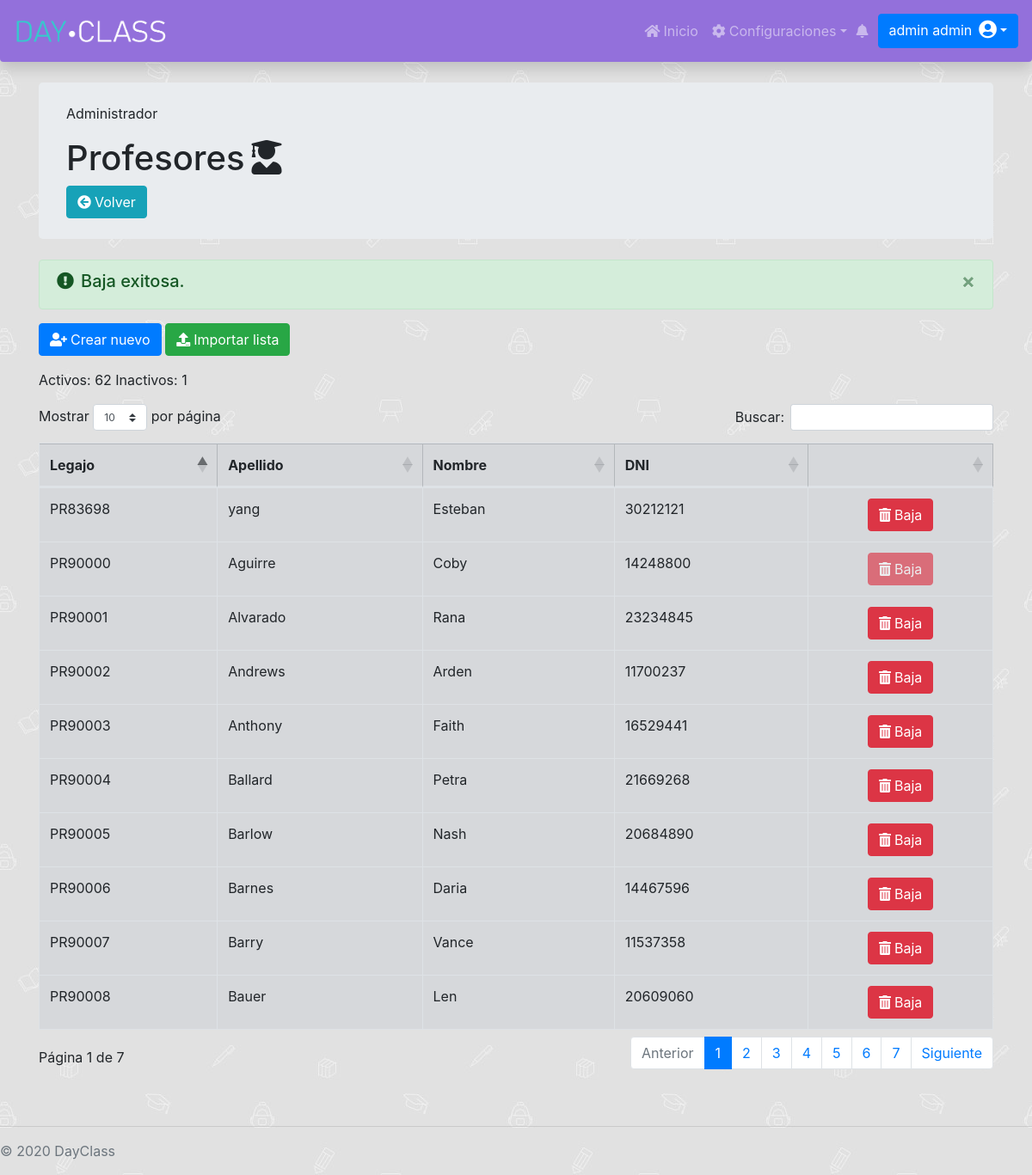
/Administrador/ConfiguracionSistema/Profesores/configProf.php?resultado=3 (signed in), run on the app's committed database.
### tables this page shows
CREATE TABLE `profesor` (
  `id` int(11) NOT NULL AUTO_INCREMENT,
  `apellidoProf` varchar(255) DEFAULT NULL,
  `contraseniaProf` varchar(255) DEFAULT NULL,
  `dniProf` int(11) NOT NULL,
  `emailProf` varchar(255) DEFAULT NULL,
  `fechaAltaProf` date DEFAULT NULL,
  `fechaBajaProf` date DEFAULT NULL,
  `fechaNacProf` date DEFAULT NULL,
  `legajoProf` varchar(255) NOT NULL,
  `nombreProf` varchar(255) DEFAULT NULL,
  `permiso_id` int(11) DEFAULT NULL,
  PRIMARY KEY (`id`),
  KEY `FK62q9qdgk50ph2cra8pt464rpp` (`permiso_id`)
);

### Administrador/ConfiguracionSistema/Profesores/configProf.php (the view, shortened to what this page needs)
<link rel="stylesheet" href="https://cdnjs.cloudflare.com/ajax/libs/twitter-bootstrap/4.1.3/css/bootstrap.css">
<link rel="stylesheet" href="https://cdn.datatables.net/1.10.21/css/dataTables.bootstrap4.min.css">
<div class="container">
    <div class="jumbotron my-4 py-4">
        <p class="card-text">Administrador</p>
        <h1>Profesores<i class="fa fa-user-graduate ml-2"></i></h1>
        <a href="../../index.php" class="btn btn-info"><i class="fa fa-arrow-circle-left mr-1"></i>Volver</a>
    </div>
    <?php
    if(isset($_GET["resultado"])){
        switch ($_GET["resultado"]) {
                 case 3:
                    echo "<div class='alert alert-success alert-dismissible fade show' role='alert'>
                            <h5><i class='fa fa-exclamation-circle mr-2'></i>Baja exitosa.</h5>
                            <button type='button' class='close' data-dismiss='alert' aria-label='Close'>
                            <span aria-hidden='true'>&times;</span>
                            </button>
                        </div>";
                    break;
        }
    }
    ?>
    <div class="my-3">
        <button class="btn btn-primary" data-toggle="modal" data-target="#staticBackdrop"><i class="fa fa-user-plus mr-1"></i>Crear nuevo</button>
        <button class="btn btn-success" data-toggle="modal" data-target="#staticBackdrop1"><i class="fa fa-upload mr-1"></i>Importar lista</button>
    </div>
    <?php
        include "../../../databaseConection.php";
        $cantidadActivos = $con->query("SELECT id FROM profesor WHERE fechaBajaProf IS NULL")->num_rows;
        $cantidadInactivos = $con->query("SELECT id FROM profesor WHERE fechaBajaProf IS NOT NULL")->num_rows;
    ?>
    <div class="mb-2">
        <label><?php echo "Activos: ".$cantidadActivos." Inactivos: ".$cantidadInactivos ?></label>
    </div>
    <div class="mb-4 table-responsive">
        <table id="dataTable" class="table table-secondary table-bordered table-hover">
            <thead>
                <th>Legajo</th>
                <th>Apellido</th>
                <th>Nombre </th>
                <th>DNI</th>
                <th></th>
            </thead>
            <tbody>
                <?php
                $currentDate = date('Y-m-d');
                $consulta1 = $con->query("SELECT `apellidoProf`,`nombreProf`,`legajoProf`,`dniProf`, `id`, `fechaBajaProf` FROM `profesor` ORDER by apellidoProf ASC");
                while ($resultado1 = $consulta1->fetch_assoc()) {
                    $id_prof = $resultado1["id"];
                    if($resultado1["fechaBajaProf"] == NULL || $resultado1["fechaBajaProf"] == ""){
                        $selectCargosPorfesor = $con->query("SELECT * FROM `cargoprofesor`, profesor WHERE profesor.id = '$id_prof' AND profesor.id = cargoprofesor.profesor_id AND cargoprofesor.fechaDesdeCargo <= '$currentDate' AND cargoprofesor.fechaHastaCargo IS NULL");
                        if(($selectCargosPorfesor->num_rows) == 0){
                            $urlBaja = 'bajaProf.php?id='.$resultado1["id"];
                            echo "<tr>
                            <td>" . $resultado1['legajoProf'] . "</td>
                            <td>" . $resultado1['apellidoProf'] . "</td>
                            <td>" . $resultado1['nombreProf'] . "</td>
                            <td>" . $resultado1['dniProf'] . "</td>
                            <td class='text-center'><a class='btn btn-danger' onclick='return confirmDelete()' href='$urlBaja'><i class='fa fa-trash mr-1'></i>Baja</a></td>
                            </tr>";
                        }else{
                            echo "<tr>
                            <td>" . $resultado1['legajoProf'] . "</td>
                            <td>" . $resultado1['apellidoProf'] . "</td>
                            <td>" . $resultado1['nombreProf'] . "</td>
                            <td>" . $resultado1['dniProf'] . "</td>
                            <td class='text-center text-light'><a class='btn btn-danger disabled'><i class='fa fa-trash mr-1'></i>Baja</a></td>
                            </tr>";
                        }
                    }
                }
                ?>
            </tbody>
        </table>
    </div>
</div>

### DayClassStyle.css (style rules this page uses)
.dayclassnav { background-color: mediumpurple; }
.abajo-pagina { position: absolute; bottom: auto; width: 100%; }
body { padding-top: 4.5rem; background-image: url("/DayClass/images/school.jpg"); background-repeat: repeat; background-attachment: fixed; }

### data on the page
profesor: legajoProf "PR90000", apellidoProf "Aguirre", nombreProf "Coby", dniProf "14248800"
profesor: legajoProf "PR90001", apellidoProf "Alvarado", nombreProf "Rana", dniProf "23234845"
profesor: legajoProf "PR90002", apellidoProf "Andrews", nombreProf "Arden", dniProf "11700237"
profesor: legajoProf "PR90003", apellidoProf "Anthony", nombreProf "Faith", dniProf "16529441"
profesor: legajoProf "PR90004", apellidoProf "Ballard", nombreProf "Petra", dniProf "21669268"
profesor: legajoProf "PR90005", apellidoProf "Barlow", nombreProf "Nash", dniProf "20684890"
profesor: legajoProf "PR90006", apellidoProf "Barnes", nombreProf "Daria", dniProf "14467596"
profesor: legajoProf "PR90007", apellidoProf "Barry", nombreProf "Vance", dniProf "11537358"
profesor: legajoProf "PR90008", apellidoProf "Bauer", nombreProf "Len", dniProf "20609060"
profesor: legajoProf "PR83698", apellidoProf "yang", nombreProf "Esteban", dniProf "30212121"

### other printed values
$cantidadActivos "62"
$cantidadInactivos "1"
